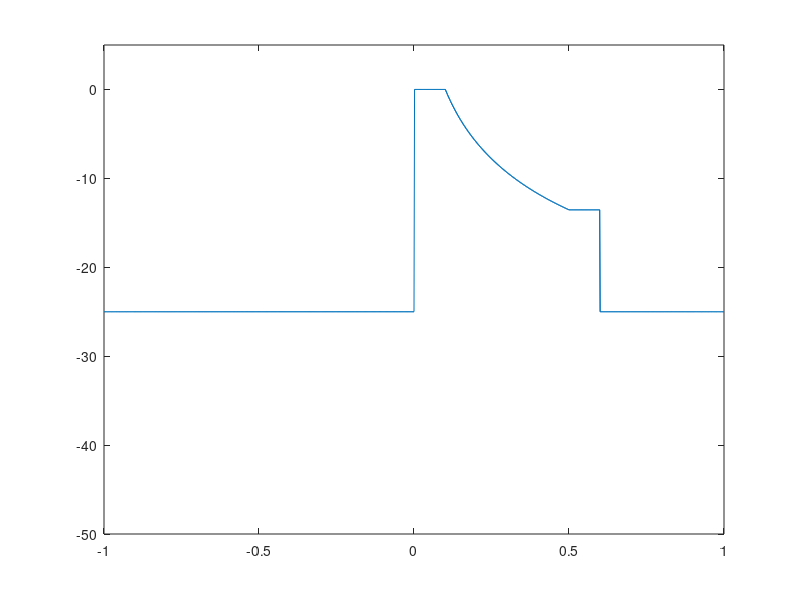

This chart was generated by the following MATLAB code:


clc;
clear;
close all;

theta = -pi:pi/1800:pi-pi/1800;

u = sin(theta);
size(u)
jj = 1;
for ii = 1 :length(u)
    
    if(u(ii)>=-1 && u(ii)<=0)
        af(ii) = -25;
    elseif (u(ii)>0 && u(ii)<0.1)
        af(ii) = 0;
    elseif (u(ii)>=0.1 && u(ii)<=0.5)
        af(ii) = 1/sin(u(ii));
        aftn(jj) = af(ii);
        jj = jj +1;
        
    elseif (u(ii)>0.5 &&u(ii)<0.6)
        af(ii) = -13.54;
    else af(ii) = -25;
    end
   
            
%     if(sdvs)
%         sdvVD
%     else if(u(ii)>=.1 && u(ii)<=.5)
%         af(ii) = 1/sin(u(ii));
%     else if (u(ii)>=-1 && u(ii) <= -.35)
%         af(ii) = -25
%     
%     end
    
end

for ii = 1 :length(u)
if(u(ii)>=0.1 && u(ii)<=0.5)
        af(ii) = 20*log10(af(ii)/max(abs(aftn)));
        
end 
end

plot(u,af);
ylim([-50 5])

% afn = af./(max(af));
% for ii = 1: length(af)
%     if(afn(ii)==0)
%         afn(ii) = afn(ii) + 0.0000000001;
%     end
% end
% figure(1);
% plot(u,afn)
% figure(2);
% afndb = 10*log10(afn);
% afndbsl = afndb;
% for ii = 1:length(u)
%     if(u(ii)>-1 && u(ii)<0)
%         afndbsl(ii) = -25;
%     elseif (u(ii)>0.6 && u(ii)< 1)
%         afndbsl(ii) = -25;
%     end
%        
% end
% 
% plot(u,afndbsl)

